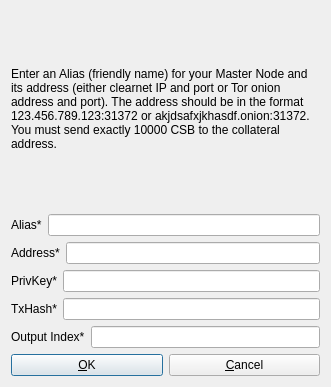
<?xml version="1.0" encoding="UTF-8"?>
<ui version="4.0">
 <class>CreateMasternodeDlg</class>
 <widget class="QDialog" name="CreateMasternodeDlg">
  <property name="geometry">
   <rect>
    <x>0</x>
    <y>0</y>
    <width>331</width>
    <height>387</height>
   </rect>
  </property>
  <property name="windowTitle">
   <string>Add/Edit Numus Node</string>
  </property>
  <property name="modal">
   <bool>true</bool>
  </property>
  <layout class="QVBoxLayout" name="verticalLayout">
   <item>
    <widget class="QLabel" name="label_9">
     <property name="sizePolicy">
      <sizepolicy hsizetype="Preferred" vsizetype="Expanding">
       <horstretch>0</horstretch>
       <verstretch>0</verstretch>
      </sizepolicy>
     </property>
     <property name="text">
      <string>&lt;html&gt;&lt;head/&gt;&lt;body&gt;&lt;p&gt;Enter an Alias (friendly name) for your Master Node and its address (either clearnet IP and port or Tor onion address and port). The address should be in the format 123.456.789.123:31372 or akjdsafxjkhasdf.onion:31372. You must send exactly 10000 CSB to the collateral address.&lt;/p&gt;&lt;/body&gt;&lt;/html&gt;</string>
     </property>
     <property name="wordWrap">
      <bool>true</bool>
     </property>
    </widget>
   </item>
   <item>
    <layout class="QHBoxLayout" name="horizontalLayout_4">
     <property name="bottomMargin">
      <number>0</number>
     </property>
     <item>
      <widget class="QLabel" name="label_4">
       <property name="text">
        <string>Alias*</string>
       </property>
      </widget>
     </item>
     <item>
      <widget class="QLineEdit" name="aliasLineEdit"/>
     </item>
    </layout>
   </item>
   <item>
    <layout class="QHBoxLayout" name="horizontalLayout_5">
     <property name="bottomMargin">
      <number>0</number>
     </property>
     <item>
      <widget class="QLabel" name="label_6">
       <property name="text">
        <string>Address*</string>
       </property>
      </widget>
     </item>
     <item>
      <widget class="QLineEdit" name="addressLineEdit"/>
     </item>
    </layout>
   </item>
   <item>
    <layout class="QHBoxLayout" name="horizontalLayout_3">
     <property name="bottomMargin">
      <number>0</number>
     </property>
     <item>
      <widget class="QLabel" name="label_5">
       <property name="text">
        <string>PrivKey*</string>
       </property>
      </widget>
     </item>
     <item>
      <widget class="QLineEdit" name="privkeyLineEdit"/>
     </item>
    </layout>
   </item>
   <item>
    <layout class="QHBoxLayout" name="horizontalLayout_2">
     <property name="bottomMargin">
      <number>0</number>
     </property>
     <item>
      <widget class="QLabel" name="label_2">
       <property name="text">
        <string>TxHash*</string>
       </property>
      </widget>
     </item>
     <item>
      <widget class="QLineEdit" name="txhashLineEdit"/>
     </item>
    </layout>
   </item>
   <item>
    <layout class="QHBoxLayout" name="horizontalLayout_8">
     <property name="bottomMargin">
      <number>0</number>
     </property>
     <item>
      <widget class="QLabel" name="label_8">
       <property name="text">
        <string>Output Index*</string>
       </property>
      </widget>
     </item>
     <item>
      <widget class="QLineEdit" name="outputindexLineEdit"/>
     </item>
    </layout>
   </item>
   <item>
    <layout class="QHBoxLayout" name="horizontalLayout_Buttons">
     <item>
      <widget class="QPushButton" name="okButton">
       <property name="text">
        <string>&amp;OK</string>
       </property>
      </widget>
     </item>
     <item>
      <widget class="QPushButton" name="cancelButton">
       <property name="text">
        <string>&amp;Cancel</string>
       </property>
       <property name="autoDefault">
        <bool>false</bool>
       </property>
      </widget>
     </item>
    </layout>
   </item>
  </layout>
 </widget>
 <resources/>
 <connections/>
</ui>
